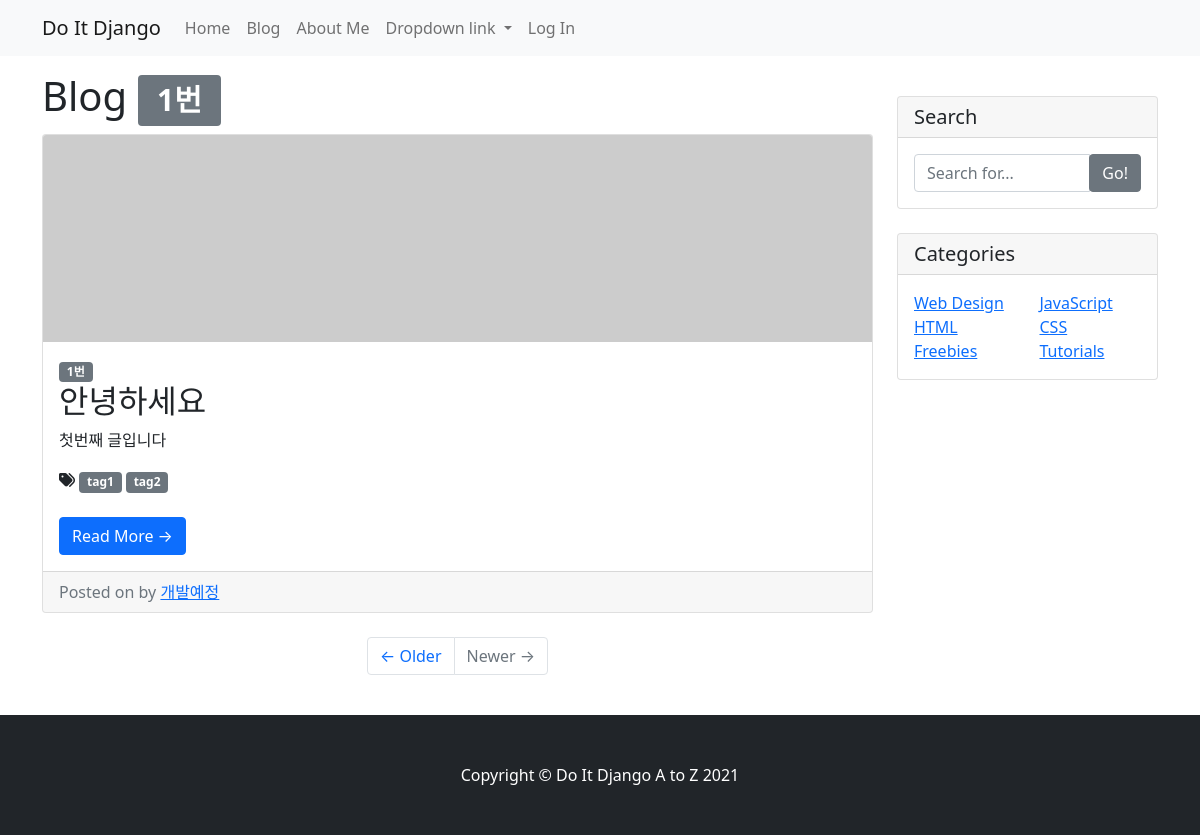
Screenshot of /blog/category/1/ with the database file from the repository.
### blog/models.py (models this page shows, shortened)
class Category(models.Model):
  name = models.CharField(max_length=50, unique=True)
  slug = models.SlugField(max_length=200, unique=True, allow_unicode=True)
  def __str__(self):
    return self.name

class Post(models.Model):
  title = models.CharField(max_length=30)
  content = models.TextField()
  head_image = models.ImageField(upload_to = 'blog/images/%Y/%m/%d/', blank=True)
  file_upload = models.FileField(upload_to='blog/files/%Y/%m/%d/', blank=True)
  created_at = models.DateTimeField(auto_now_add = True)
  update_at = models.DateTimeField(auto_now=True)
  author = models.ForeignKey(User, null=True, on_delete=models.SET_NULL)
  category = models.ForeignKey(Category, null=True, blank=True, on_delete=models.SET_NULL)
  tags = models.ManyToManyField(Tag, blank=True)
  def get_absolute_url(self):
    return f'/blog/{self.pk}/'

class Tag(models.Model):
  name = models.CharField(max_length=50, unique=True)
  slug = models.SlugField(max_length=200, unique=True, allow_unicode=True)
  def __str__(self):
    return self.name
  def get_absolute_url(self):
    return f'/blog/Tag/{self.slug}'

### blog/views.py (the view)
# urls.py: path('category/<str:slug>/', views.category_page),
def category_page(request, slug):
  if slug=='no_category':
    category = '미분류'
    post_list = Post.objects.filter(category=None)
  else:
    category = Category.objects.get(slug=slug)
    post_list = Post.objects.filter(category=category)
  return render(
    request,
    'blog/post_list.html',
    {
      'post_list' :post_list,
      'categories' :Category.objects.all(),
      'no_categories_post_count' : Post.objects.filter(category=None).count(),
      'category' : category,
    }
  )

### blog/templates/blog/post_list.html (shortened to what this page needs)
{% extends 'blog/base.html' %} {% block main_area %}
<h1>
  Blog {%if category%}
  <span class="badge bg-secondary">{{category}}</span>{%endif%}
</h1>
{% if post_list.exists %} {% for p in post_list %}
<div class="card mb-4">
  {% if p.head_image %}
  <img class="card-img-top" src="{{ p.head_image.url }}" alt="Card image cap" />
  {% else %}
  <img
    class="card-img-top"
    src="https://picsum.photos/seed/{{ p.id }}/800/200"
    alt="random image"
  />
  {% endif %}
  <div class="card-body">
    {%if p.category%}
    <span class="badge bg-secondary">{{p.category}}</span>
    {%else%}
    <span class="badge bg-secondary">미분류</span>
    {%endif%}
    <h2 class="card-title">{{ p.title }}</h2>
    <p class="card-text">{{ p.content | truncatewords:10 }}</p>
    {%if p.tags.exists%}
    <i class="fa fa-tags"></i>
    {%for tag in p.tags.iterator%}
    <a href="{{tag.get_absolute_url}}"
      ><span class="badge bg-secondary">{{tag}}</span></a
    >
    {%endfor%}
    <br /><br />
    {%endif%}
    <a href="{{ p.get_absolute_url }}" class="btn btn-primary"
      >Read More &rarr;</a
    >
  </div>
  <div class="card-footer text-muted">
    Posted on {{ p.create_at }} by
    <a href="#"> 개발예정 </a>
  </div>
</div>
{% endfor %} {% else %}
<h1>게시물이 없습니다.</h1>
{% endif %}
<ul class="pagination justify-content-center mb-4">
  <li class="page-item">
    <a class="page-link" href="#">&larr; Older</a>
  </li>
  <li class="page-item disabled">
    <a class="page-link" href="#">Newer &rarr;</a>
  </li>
</ul>
{%endblock%}

### rows the page displays
Category: name "1번"
Post: category "1번", title "안녕하세요", content "첫번째 글입니다"
Tag: name "tag1"
Tag: name "tag2"
